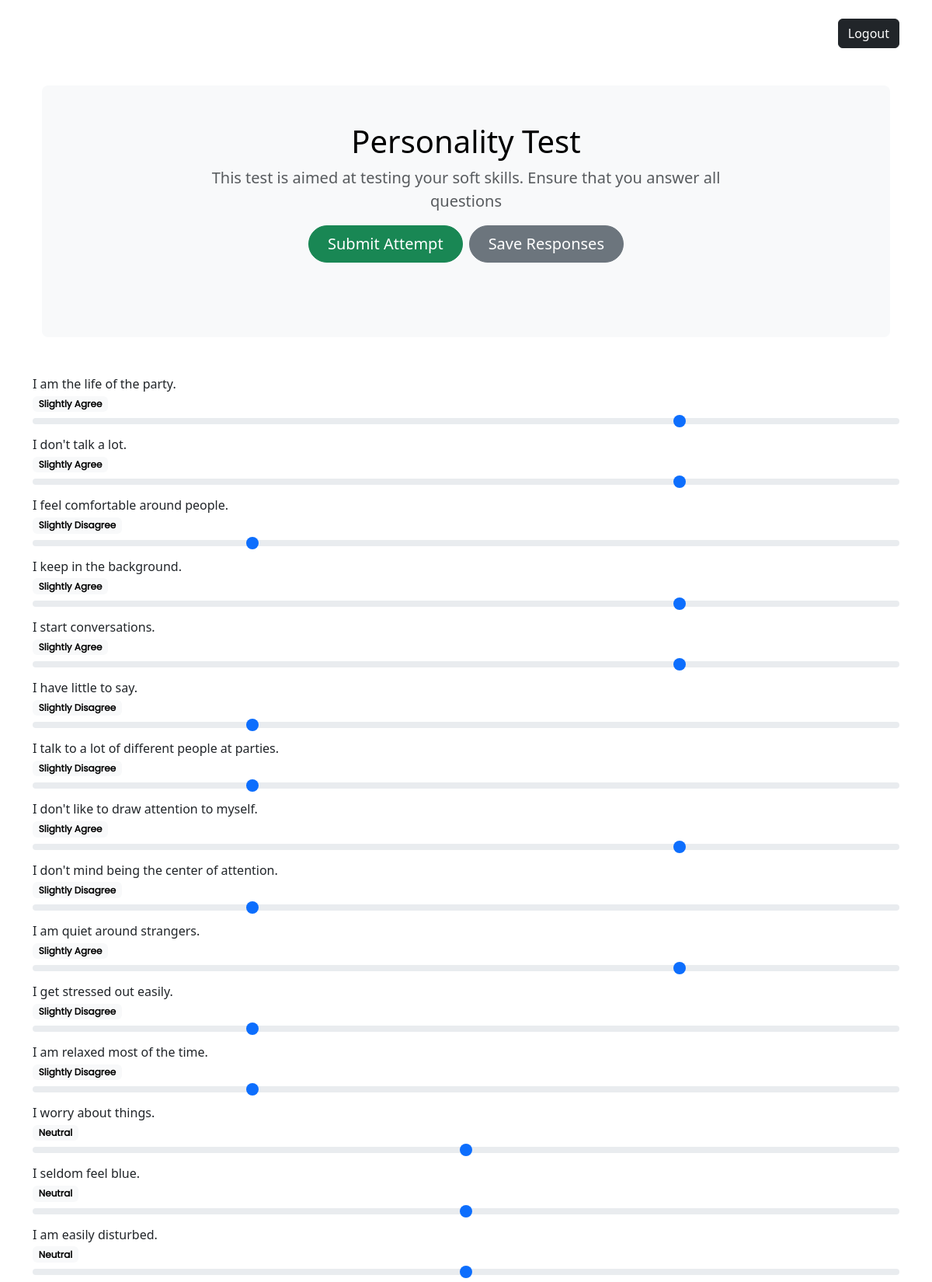
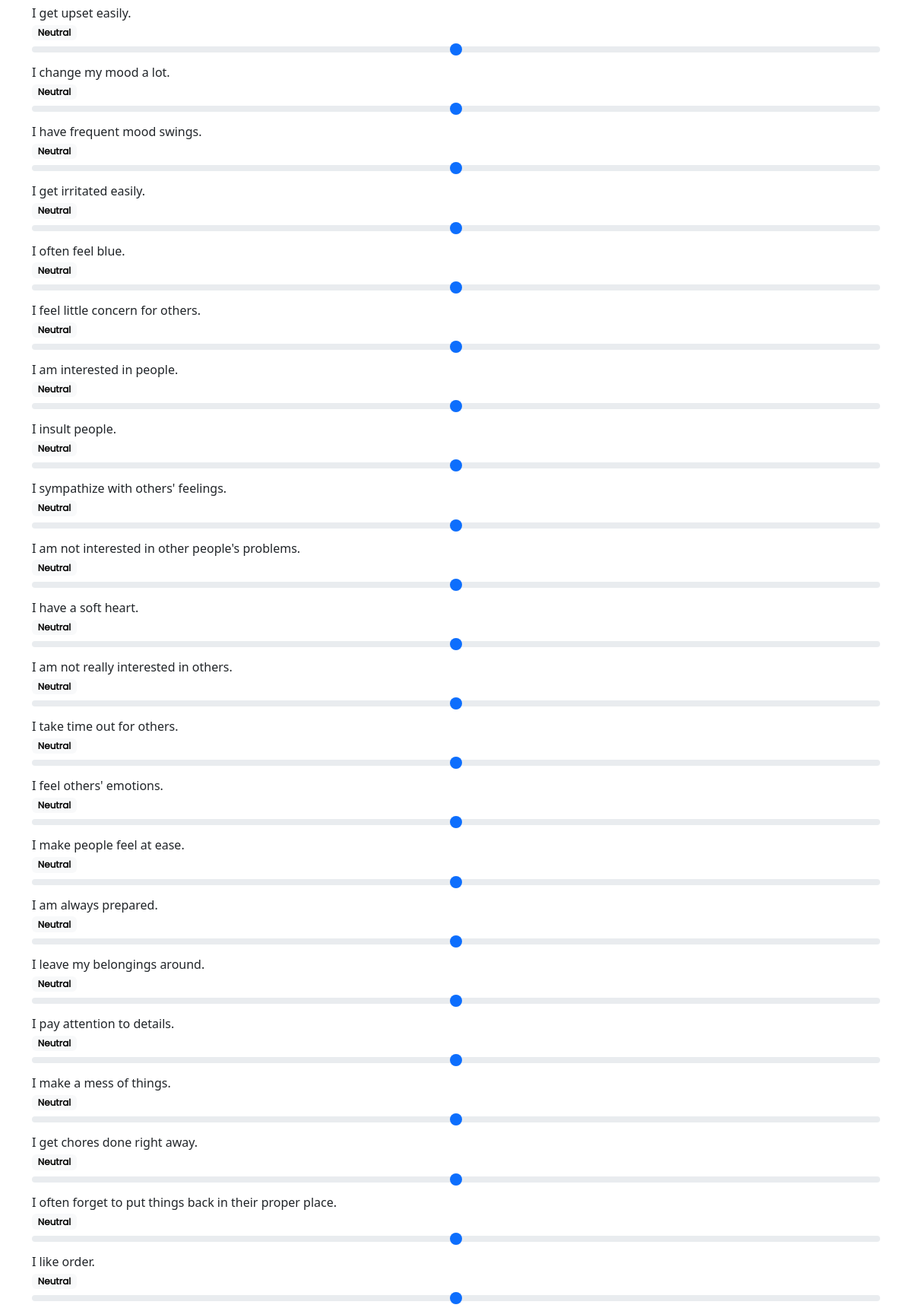
The page /jobs/1/personality_test (signed in, upper part) on the database its author committed (2 pictures, top to bottom).
### Main/models.py (models this page shows, shortened)
class PersonalityQuestion(models.Model):
    TAGS = {
        "EXT": "EXT",
        "EST": "EST",
        "AGR": "AGR",
        "CSN": "CSN",
        "OPN": "OPN"
    }
    def validate_tag_count(value):
        tag_instances = PersonalityQuestion.objects.filter(tag=value)
        if tag_instances.count() > 10:
            raise ValidationError(f"Too many instances with tag '{value}'.")
    tag = models.CharField(max_length=50, validators=[
                           validate_tag_count], choices=TAGS)
    question = models.CharField(max_length=1024, null=False, blank=False)
    class Meta:
        verbose_name = "Personality Test Question"
        verbose_name_plural = "Personality Test Questions"

### Main/views.py (the view, shortened to what this page needs)
# urls.py: path("personality_test", personality_test,
@login_required
@aptitude_required
def personality_test(request: HttpRequest, pk):
    if request.method == "GET":
        personality_questions = PersonalityQuestion.objects.all()
        job = Job.objects.get(pk=pk)
        completed_attempts = PersonalityAttempt.objects.filter(
            user=request.user, job=job)
        completed_attempts_dict = {}
        for attempt in completed_attempts:
            completed_attempts_dict[attempt.question_id] = attempt.answer
        return render(request, "personality.html", {
            "questions": personality_questions,
            "job_id": pk,
            "completed_attempts": completed_attempts_dict
        })

### Main/templatetags/custom.py (called while the page is built)
@register.filter
def lookup(d: dict, key):
    return d.get(key, None)

### Main/utils.py (called while the page is built)
def aptitude_required(view_func):
    @wraps(view_func)
    def _wrapped_view(request, *args, **kwargs):
        if not is_aptitude_complete(request.user):
            return redirect(reverse('aptitude_test', args=args, kwargs=kwargs))
        return view_func(request, *args, **kwargs)
    return _wrapped_view

def is_aptitude_complete(user):
    total_attempts = AptitudeAttempt.objects.filter(user=user.pk).count()
    completed_attempts = AptitudeAttempt.objects.filter(
        user=user.pk, completed=True).count()
    return total_attempts > 0 and total_attempts == completed_attempts

### Main/templates/personality.html (shortened to what this page needs)
{% extends "partials/shared.html" %}
{% load custom %}
{% block main %}
<div>
    <div class="container my-5">
        <div class="p-5 text-center bg-body-tertiary rounded-3">
            <h1 class="text-body-emphasis">Personality Test</h1>
            <p class="col-lg-8 mx-auto fs-5 text-muted">
                This test is aimed at testing your soft skills. Ensure that you answer all
                questions
            </p>
            <div class="d-inline-flex gap-2 mb-5">
                <button class="d-inline-flex align-items-center btn btn-success btn-lg px-4 rounded-pill" type="button"
                    id="submitResponses">
                    Submit Attempt
                </button>
                <button class="d-inline-flex align-items-center btn btn-secondary btn-lg px-4 rounded-pill"
                    id="saveResponses" type="button">
                    Save Responses
                </button>
            </div>
        </div>
    </div>
    <form action="{% url 'personality_test' job_id %}" method="post">
        {% for question in questions %}
        <label for="question_{{ question.pk }}">{{ question.question }}</label><br>
        <div class="range-slider">
            <label for="question_{{ question.pk }}" class="range-form-label badge text-bg-light"
                style="font-family: Poppins;"></label><br>
            {% if question.pk in completed_attempts %}
            <input type="range" class="form-range" min="1" max="5" step="1" id="question_{{ question.pk }}"
                name="{{ question.pk }}" value="{{ completed_attempts|lookup:question.pk }}">
            {% else %}
            <input type="range" class="form-range" min="1" max="5" step="1" id="question_{{ question.pk }}"
                name="{{ question.pk }}" value="3">
            {% endif %}
        </div>
        {% endfor %}
    </form>
</div>
{% endblock %}

### rows shown on the page
PersonalityQuestion: question "I am the life of the party.", id "4"
PersonalityQuestion: question "I don't talk a lot.", id "4"
PersonalityQuestion: question "I feel comfortable around people.", id "2"
PersonalityQuestion: question "I keep in the background.", pk "4"
PersonalityQuestion: question "I start conversations.", id "4"
PersonalityQuestion: question "I have little to say.", id "2"
PersonalityQuestion: question "I talk to a lot of different people at parties.", id "2"
PersonalityQuestion: question "I don't like to draw attention to myself.", id "4"
PersonalityQuestion: question "I don't mind being the center of attention.", id "2"
PersonalityQuestion: question "I am quiet around strangers.", id "4"
PersonalityQuestion: question "I get stressed out easily.", id "2"
PersonalityQuestion: question "I am relaxed most of the time.", id "2"
PersonalityQuestion: question "I worry about things.", id "3"
PersonalityQuestion: question "I seldom feel blue.", id "3"
PersonalityQuestion: question "I am easily disturbed.", id "3"
PersonalityQuestion: question "I get upset easily.", id "3"
PersonalityQuestion: question "I change my mood a lot.", id "3"
PersonalityQuestion: question "I have frequent mood swings.", id "3"
PersonalityQuestion: question "I get irritated easily.", id "3"
PersonalityQuestion: question "I often feel blue.", id "3"
PersonalityQuestion: question "I feel little concern for others.", id "3"
PersonalityQuestion: question "I am interested in people.", id "3"
PersonalityQuestion: question "I insult people.", id "3"
PersonalityQuestion: question "I sympathize with others' feelings.", id "3"
PersonalityQuestion: question "I am not interested in other people's problems.", id "3"
PersonalityQuestion: question "I have a soft heart.", id "3"
PersonalityQuestion: question "I am not really interested in others.", id "3"
PersonalityQuestion: question "I take time out for others.", id "3"
PersonalityQuestion: question "I feel others' emotions.", id "3"
PersonalityQuestion: question "I make people feel at ease.", id "3"
PersonalityQuestion: question "I am always prepared.", id "3"
PersonalityQuestion: question "I leave my belongings around.", id "3"
PersonalityQuestion: question "I pay attention to details.", id "3"
PersonalityQuestion: question "I make a mess of things.", id "3"
PersonalityQuestion: question "I get chores done right away.", id "3"
PersonalityQuestion: question "I often forget to put things back in their proper place.", id "3"
PersonalityQuestion: question "I like order.", id "3"
